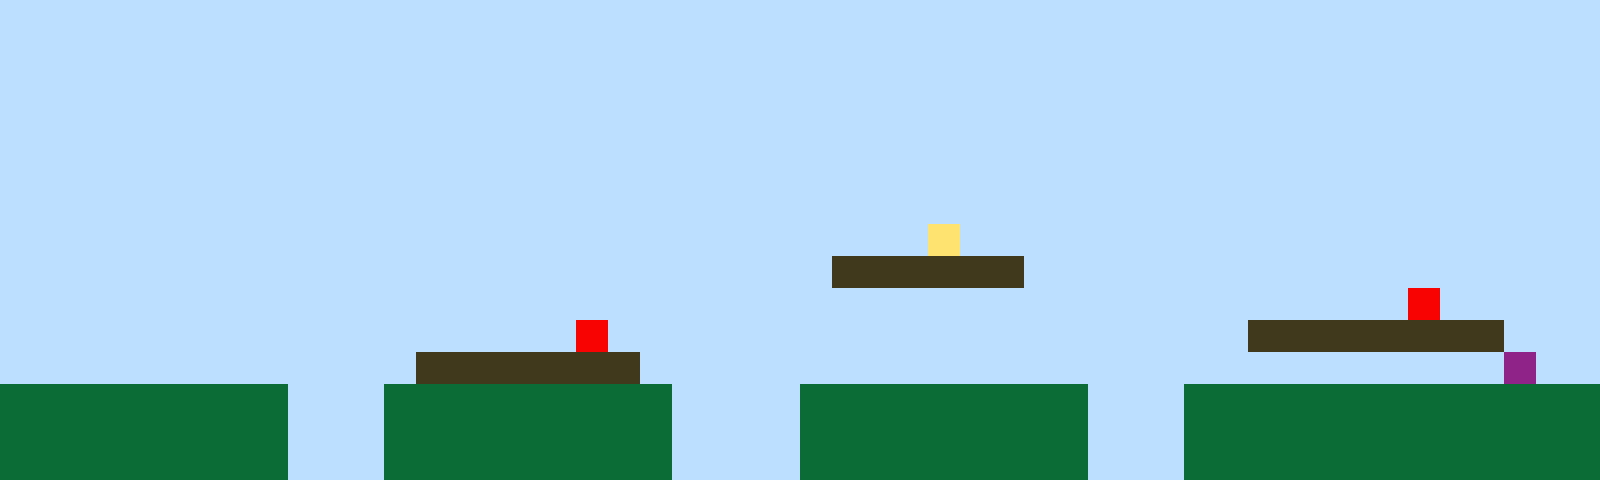

The image is a tile-based game level rendered from a .tmx file. Its description and complete source (layers, tilesets, objects, tile grids) follow:
An orthogonal 50x15 tile map with 32x32 px tiles, 1 tile layer (Tile Layer 1).

<map version="1.10" tiledversion="1.11.2" orientation="orthogonal" renderorder="right-up" width="50" height="15" tilewidth="32" tileheight="32" infinite="0" nextlayerid="2" nextobjectid="1"><editorsettings><export target="map1.csv" format="csv" /></editorsettings><tileset firstgid="1" name="sprites" tilewidth="32" tileheight="32" tilecount="6" columns="3"><image source="sprites.png" width="96" height="64" /></tileset><layer id="1" name="Tile Layer 1" width="50" height="15"><data encoding="csv">1,1,1,1,1,1,1,1,1,1,1,1,1,1,1,1,1,1,1,1,1,1,1,1,1,1,1,1,1,1,1,1,1,1,1,1,1,1,1,1,1,1,1,1,1,1,1,1,1,1,1,1,1,1,1,1,1,1,1,1,1,1,1,1,1,1,1,1,1,1,1,1,1,1,1,1,1,1,1,1,1,1,1,1,1,1,1,1,1,1,1,1,1,1,1,1,1,1,1,1,1,1,1,1,1,1,1,1,1,1,1,1,1,1,1,1,1,1,1,1,1,1,1,1,1,1,1,1,1,1,1,1,1,1,1,1,1,1,1,1,1,1,1,1,1,1,1,1,1,1,1,1,1,1,1,1,1,1,1,1,1,1,1,1,1,1,1,1,1,1,1,1,1,1,1,1,1,1,1,1,1,1,1,1,1,1,1,1,1,1,1,1,1,1,1,1,1,1,1,1,1,1,1,1,1,1,1,1,1,1,1,1,1,1,1,1,1,1,1,1,1,1,1,1,1,1,1,1,1,1,1,1,1,1,1,1,1,1,1,1,1,1,1,1,1,1,1,1,1,1,1,1,1,1,1,1,1,1,1,1,1,1,1,1,1,1,1,1,1,1,1,1,1,1,1,1,1,1,1,1,1,1,1,1,1,1,1,1,1,1,1,1,1,1,1,1,1,1,1,1,1,1,1,1,1,1,1,1,1,1,1,1,1,1,1,1,1,1,1,1,1,1,1,1,1,1,1,1,1,1,1,1,1,1,1,1,1,1,1,1,1,1,1,1,1,1,1,1,1,1,1,1,1,1,1,1,1,1,1,1,1,1,1,1,1,1,1,1,1,1,1,1,1,1,1,1,1,1,1,4,1,1,1,1,1,1,1,1,1,1,1,1,1,1,1,1,1,1,1,1,1,1,1,1,1,1,1,1,1,1,1,1,1,1,1,1,1,1,1,1,1,1,1,1,1,1,3,3,3,3,3,3,1,1,1,1,1,1,1,1,1,1,1,1,1,1,1,1,1,1,1,1,1,1,1,1,1,1,1,1,1,1,1,1,1,1,1,1,1,1,1,1,1,1,1,1,1,1,1,1,1,1,1,1,1,1,1,1,1,1,1,1,1,1,5,1,1,1,1,1,1,1,1,1,1,1,1,1,1,1,1,1,1,1,1,1,1,1,5,1,1,1,1,1,1,1,1,1,1,1,1,1,1,1,1,1,1,1,1,3,3,3,3,3,3,3,3,1,1,1,1,1,1,1,1,1,1,1,1,1,1,1,1,3,3,3,3,3,3,3,1,1,1,1,1,1,1,1,1,1,1,1,1,1,1,1,1,1,1,1,1,1,1,1,1,1,1,6,1,1,2,2,2,2,2,2,2,2,2,1,1,1,2,2,2,2,2,2,2,2,2,1,1,1,1,2,2,2,2,2,2,2,2,2,1,1,1,2,2,2,2,2,2,2,2,2,2,2,2,2,2,2,2,2,2,2,2,2,2,1,1,1,2,2,2,2,2,2,2,2,2,1,1,1,1,2,2,2,2,2,2,2,2,2,1,1,1,2,2,2,2,2,2,2,2,2,2,2,2,2,2,2,2,2,2,2,2,2,2,1,1,1,2,2,2,2,2,2,2,2,2,1,1,1,1,2,2,2,2,2,2,2,2,2,1,1,1,2,2,2,2,2,2,2,2,2,2,2,2,2</data></layer></map>
